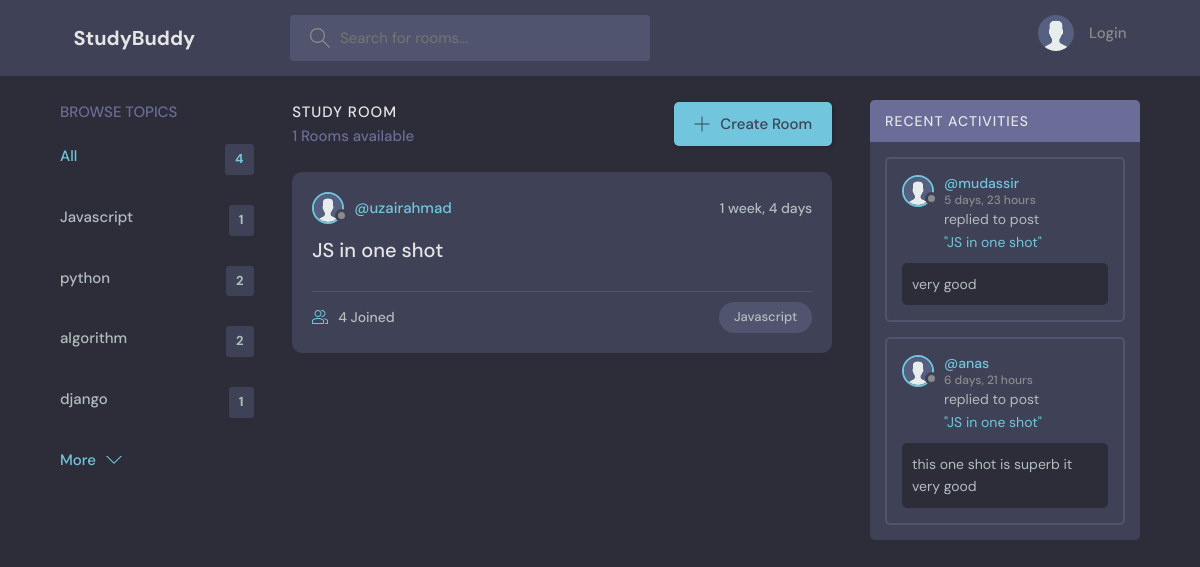
/?q=Javascript, run on an earlier commit of the app's database.
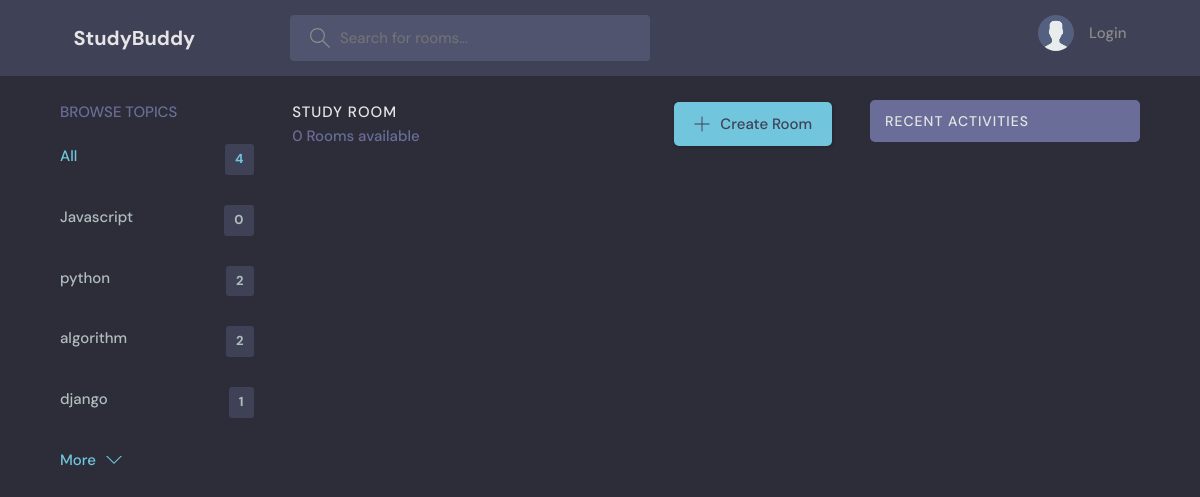
And on a later commit of the database.
### base/models.py (models this page shows)
class Topic(models.Model):
    name = models.CharField(max_length=200)
    def __str__(self):
        return self.name

class Room(models.Model):
    host = models.ForeignKey(User, on_delete=models.SET_NULL, null=True)
    topic = models.ForeignKey(Topic, on_delete=models.SET_NULL, null=True)
    name = models.CharField(max_length=200)
    participants=models.ManyToManyField(User,related_name='participants',blank=True)
    description = models.TextField(null=True, blank=True)
    updated = models.DateTimeField(auto_now=True)
    created = models.DateTimeField(auto_now_add=True)
    class Meta:
        ordering= ['-updated','-created']
    def __str__(self):
        return self.name

class Message(models.Model):
    user = models.ForeignKey(User, on_delete=models.CASCADE)
    room = models.ForeignKey(Room, on_delete=models.CASCADE)
    body = models.TextField()
    updated = models.DateTimeField(auto_now=True)
    created = models.DateTimeField(auto_now_add=True)
    class Meta:
        ordering= ['-updated','-created']
    def __str__(self):
        return self.body[0:50]

### base/views.py (the view)
# urls.py: path('', views.home, name='home'),
def home(request):
    q = request.GET.get('q') if request.GET.get('q') else ''
    if q:
        rooms = Room.objects.filter(
            Q(topic__name__icontains=q) |
            Q(name__icontains=q) |
            Q(description__icontains=q)
        )
    else:
        rooms = Room.objects.all()
    topics=Topic.objects.all()[0:4]
    room_count=rooms.count()
    room_message=Message.objects.filter(Q(room__topic__name__icontains=q))
    return render(request, 'base/home.html',{'rooms': rooms,'topics':topics,'room_count':room_count,'room_message':room_message})

### base/templates/base/home.html
{% extends 'main.html' %} {% block content %}
<main class="layout layout--3">
  <div class="container">
    {% include 'base/topics.html' %}
    {% include 'base/feed.html' %}
    {% include 'base/activity_component.html' %}
  </div>
</main>
{% endblock content%}

### base/templates/base/topics.html
<div class="topics">
  <div class="topics__header">
    <h2>Browse Topics</h2>
  </div>
  <ul class="topics__list">
    <li>
      <a href="{% url 'home' %}" class="active"
        >All <span>{{topics.count}}</span></a
      >
    </li>
    {% for topic in topics %}
    <li>
      <a href="{% url 'home' %}?q={{ topic.name }}"
        >{{topic.name}}<span>{{topic.room_set.all.count}}</span></a
      >
    </li>
    {% endfor %}
  </ul>
  <a class="btn btn--link" href="{% url 'topic' %}">
    More
    <svg
      version="1.1"
      xmlns="http://www.w3.org/2000/svg"
      width="32"
      height="32"
      viewBox="0 0 32 32"
    >
      <title>chevron-down</title>
      <path d="M16 21l-13-13h-3l16 16 16-16h-3l-13 13z"></path>
    </svg>
  </a>
</div>

### base/templates/base/feed.html (shortened to what this page needs)
{% load static %}
<div class="roomList">
  <div class="roomList__header">
    <div>
      <h2>Study Room</h2>
      <p>{{rooms.count}} Rooms available</p>
    </div>
    <a class="btn btn--main" href="{% url 'createRoom' %}">
      <svg
        version="1.1"
        xmlns="http://www.w3.org/2000/svg"
        width="32"
        height="32"
        viewBox="0 0 32 32"
      >
        <title>add</title>
        <path
          d="M16.943 0.943h-1.885v14.115h-14.115v1.885h14.115v14.115h1.885v-14.115h14.115v-1.885h-14.115v-14.115z"
        ></path>
      </svg>
      Create Room
    </a>
  </div>
  {% for room in rooms %}
  <div class="roomListRoom">
    <div class="roomListRoom__header">
      {% if room.host and room.host.id %}
      <a href="{% url 'profile' room.host.id %}" class="roomListRoom__author">
        <div class="avatar avatar--small">
          <img src="{% static 'images/avatar.svg' %}" alt="Avatar" />
        </div>
        <span>@{{ room.host.username }}</span>
      </a>
      {% endif %}
      <div class="roomListRoom__actions">
        <span>{{room.created|timesince}}</span>
      </div>
    </div>
    <div class="roomListRoom__content">
      <a href="{% url 'room' room.id %}">{{room.name}}</a>
    </div>
    <div class="roomListRoom__meta">
      <a href="{% url 'room' room.id %}" class="roomListRoom__joined">
        {{room.participants.all.count}} Joined
      </a>
      <p class="roomListRoom__topic">{{room.topic}}</p>
    </div>
  </div>
  {% endfor %}
</div>

### base/templates/base/activity_component.html (shortened to what this page needs)
{% load static %}
<div class="activities">
  <div class="activities__header">
    <h2>Recent Activities</h2>
  </div>
  {% for message in room_message %}
  <div class="activities__box">
    <div class="activities__boxHeader roomListRoom__header">
      <a
        href="{% url 'profile' message.user.id %}"
        class="roomListRoom__author"
      >
        <div class="avatar avatar--small">
          <img src="{% static 'images/avatar.svg' %}" alt="Avatar" />
        </div>
        <p>
          @{{message.user}}
          <span>{{message.created|timesince}}</span>
        </p>
      </a>
    </div>
    <div class="activities__boxContent">
      <p>
        replied to post
        <a href="{% url 'room' message.room.id %}">"{{message.room}}"</a>
      </p>
      <div class="activities__boxRoomContent">{{message}}</div>
    </div>
  </div>
  {% endfor %}
</div>

What changed in the data, as far as the page shows it:
removed Room: host.username "uzairahmad", created "1 week, 4 days", name "JS in one shot", participants.all.count "4", topic "Javascript"
removed Message: user "mudassir", created "5 days, 23 hours", room "JS in one shot", body "very good"
removed Message: user "anas", created "6 days, 21 hours", room "JS in one shot", body "this one shot is superb it very good"
computed for Topic "Javascript": room_set.all.count "1" → "0"
Also different on the page:
{{ rooms.count }}: "1" → "0"
